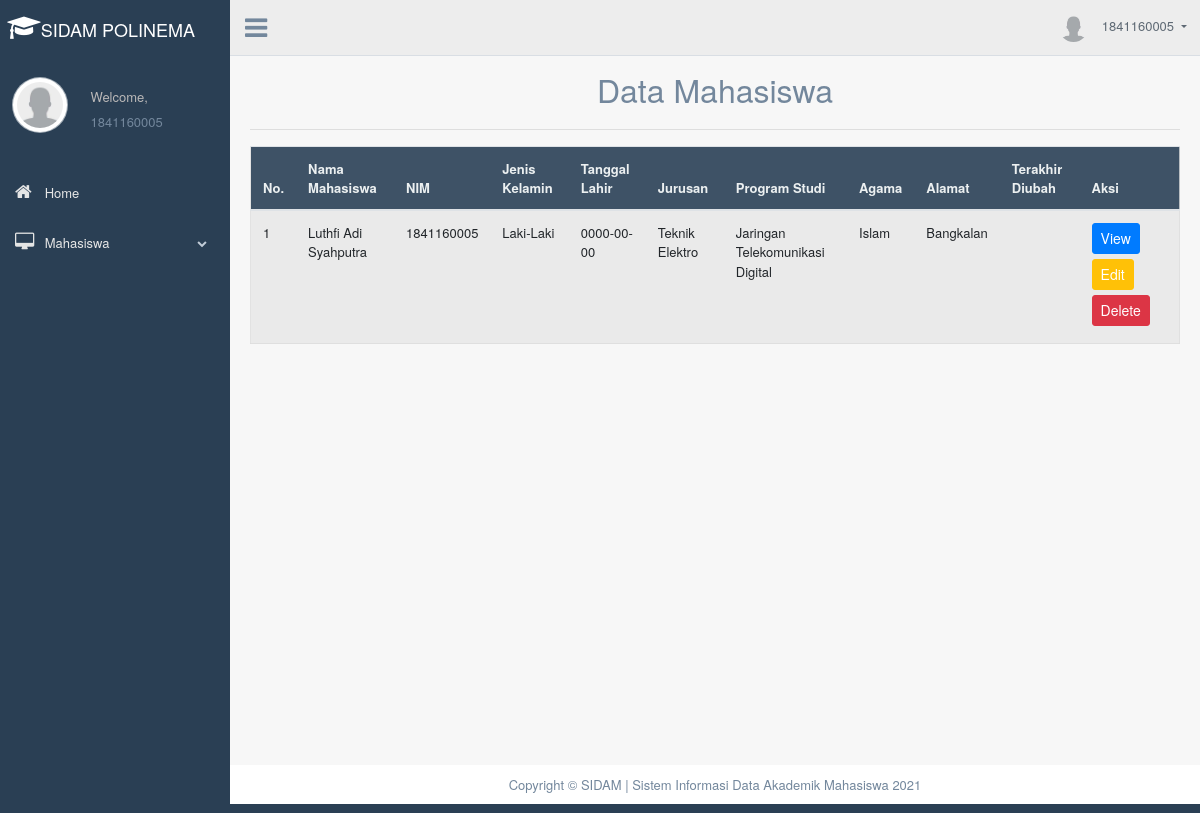
Page /halaman_user.php?page=tampil_mhs (signed in) on the committed database.
### tables this page shows
CREATE TABLE `mahasiswa` (
  `Nim` int(10) NOT NULL,
  `Nama_Mhs` varchar(50) NOT NULL,
  `Nik_Mhs` varchar(16) NOT NULL,
  `Jenis_Kelamin` varchar(50) NOT NULL,
  `Program_Studi` varchar(50) NOT NULL,
  `Jurusan` varchar(30) NOT NULL,
  `Tanggal_Lahir` date NOT NULL,
  `Agama` varchar(10) NOT NULL,
  `Alamat` varchar(50) NOT NULL,
  `Sekolah` varchar(30) NOT NULL,
  `Alamat_Sekolah` varchar(50) NOT NULL,
  `Tahun_Lulus` year(4) NOT NULL,
  `Nama_Ayah` varchar(50) NOT NULL,
  `Nik_Ayah` varchar(16) NOT NULL,
  `Pekerjaan_Ayah` varchar(30) NOT NULL,
  `Nama_Ibu` varchar(50) NOT NULL,
  `Nik_Ibu` varchar(16) NOT NULL,
  `Pekerjaan_Ibu` varchar(30) NOT NULL
);

### mahasiswa.php (the view, shortened to what this page needs)
<?php
include('config.php');
?>
	<div class="container" style="margin-top:20px">
		<center><font size="6">Data Mahasiswa</font></center>
		<hr>
		<div class="table-responsive">
		<table class="table table-striped jambo_table bulk_action">
			<thead>
			<center>
				<tr>
					<th>No.</th>
					<th>Nama Mahasiswa</th>
					<th>NIM</th>
					<th>Jenis Kelamin</th>
					<th>Tanggal Lahir</th>
					<th>Jurusan</th>
					<th>Program Studi</th>
					<th>Agama</th>
					<th>Alamat</th>
					<th>Terakhir Diubah</th>
					<th>Aksi</th>
				</tr>
			</thead>
			<tbody>
				<?php
				$sql = mysqli_query($koneksi, "SELECT * FROM mahasiswa WHERE Nim=$_SESSION[username]") or die(mysqli_error($koneksi));
				if(mysqli_num_rows($sql) > 0){
					$no = 1;
					while($data = mysqli_fetch_assoc($sql)){
						echo '
						<tr>
							<td>'.$no.'</td>
							<td>'.$data['Nama_Mhs'].'</td>
							<td>'.$data['Nim'].'</td>
							<td>'.$data['Jenis_Kelamin'].'</td>
							<td>'.$data['Tanggal_Lahir'].'</td>
							<td>'.$data['Jurusan'].'</td>
							<td>'.$data['Program_Studi'].'</td>
							<td>'.$data['Agama'].'</td>
							<td>'.$data['Alamat'].'</td>
							<td>'.$data['terakhir_diubah'].'</td>
							<td>
								<a href="viewmhs.php?page=view_mhs&Nim='.$data['Nim'].'" class="btn btn-primary btn-sm">View</a>
								<a href="halaman_user.php?page=edit_mhs&Nim='.$data['Nim'].'" class="btn btn-warning btn-sm">Edit</a>
								<a href="deletemhs.php?Nim='.$data['Nim'].'" class="btn btn-danger btn-sm" onclick="return confirm(\'Anda yakin ingin menghapus data ini?\')">Delete</a>
							</td>
						</tr>
						';
						$no++;
					}
				}else{
					echo '
					<tr>
						<td colspan="6">Tidak ada data.</td>
					</tr>
					';
				}
				?>
		</table>
	</div>
	</div>

### rows in the picture
mahasiswa: Nama_Mhs "Luthfi Adi Syahputra", Nim "1841160005", Jenis_Kelamin "Laki-Laki", Tanggal_Lahir "0000-00-00", Jurusan "Teknik Elektro", Program_Studi "Jaringan Telekomunikasi Digital", Agama "Islam", Alamat "Bangkalan"

### other values in the picture
$_SESSION['username'] "1841160005"
